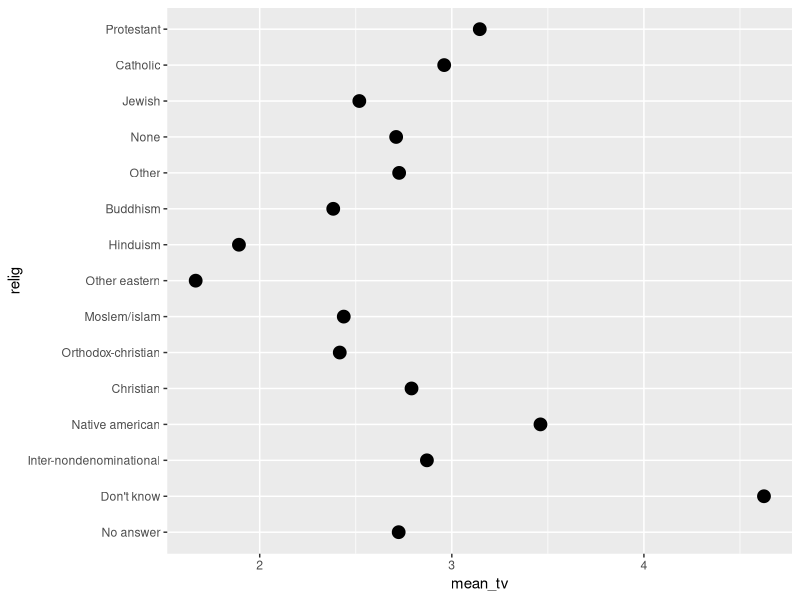
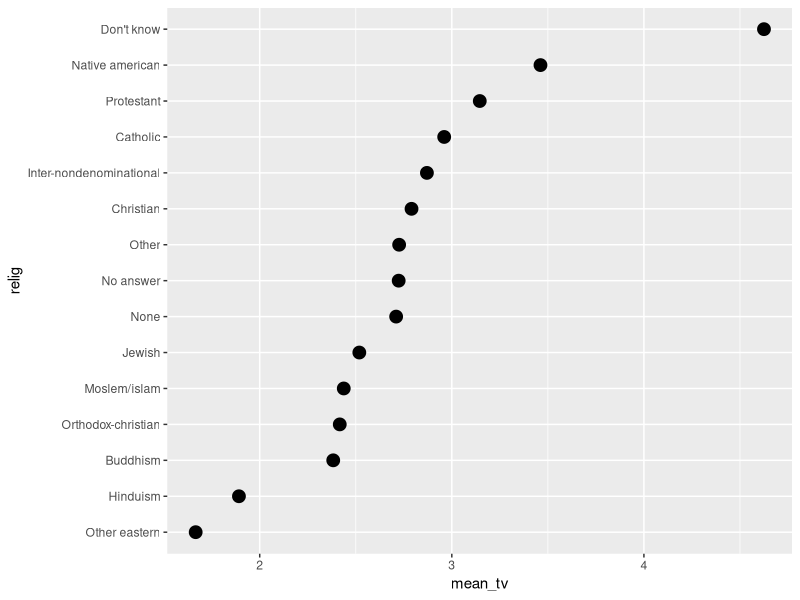
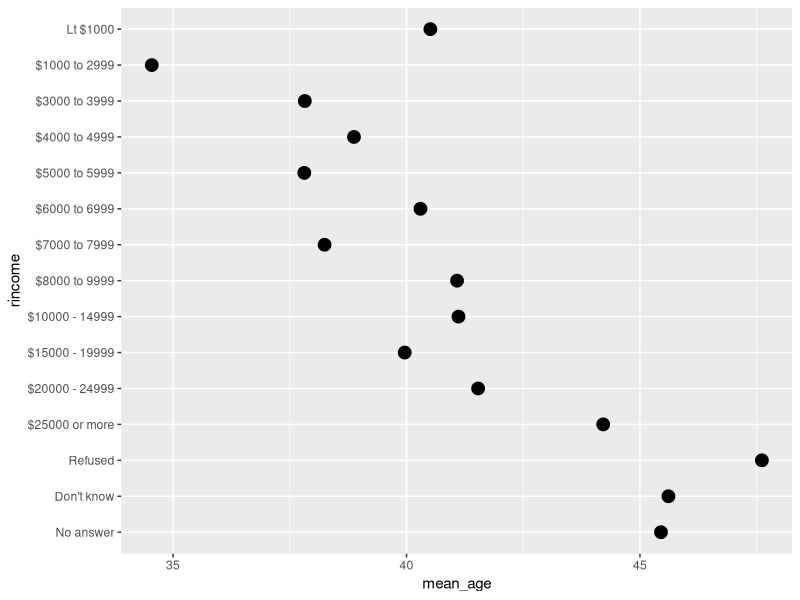
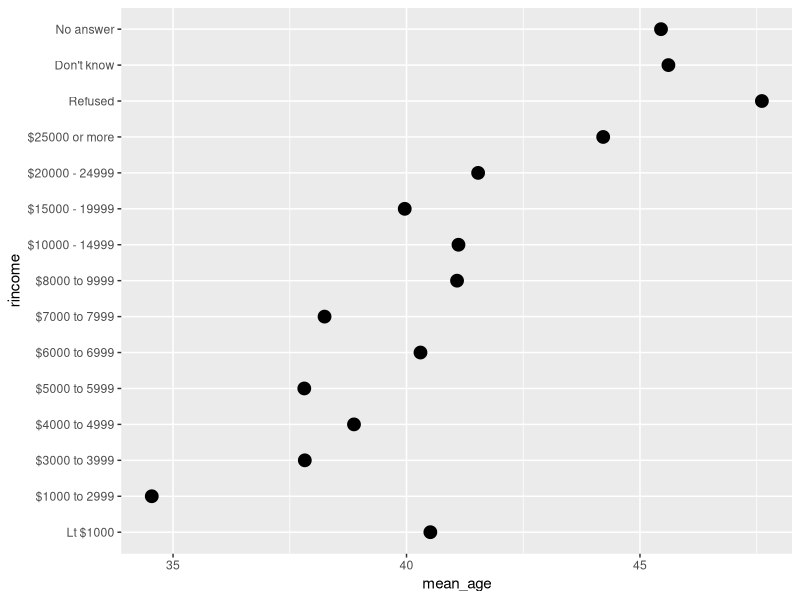
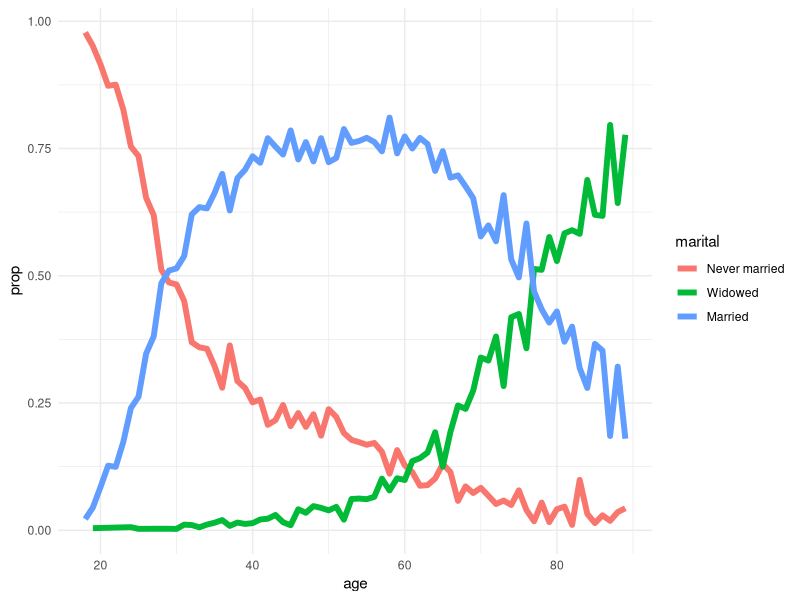
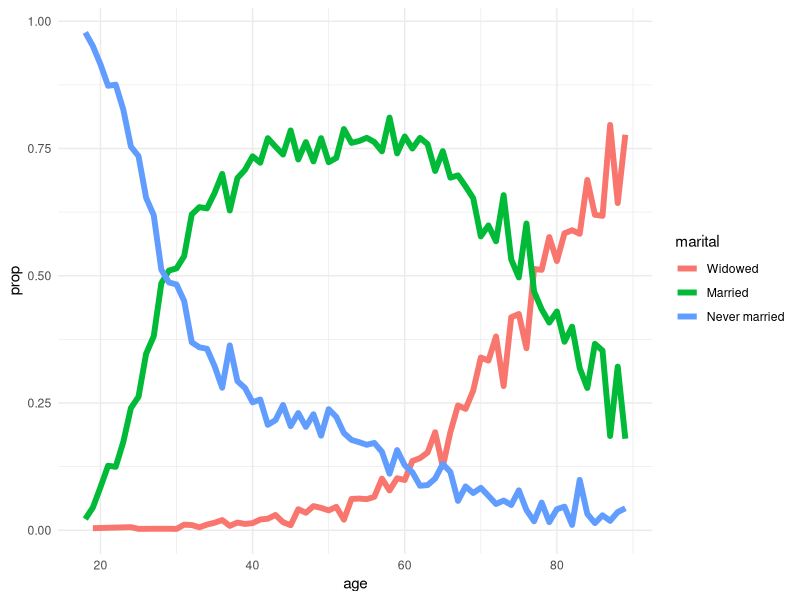

Source code (R) for these figures, in order:
# Factors and Categorical Variables with FORCATS()

# 1) Manually reordering
# 2) By the value of the factor
# 3) By the average value of another variable
# 4) By reversing the order
# 5) Order factor levels by the frequency of the values of that variable
# 6) Manually recoding factors
# 7) By collapsing
# 8) By lumping
# 9) Reordering a factor y by its value corresponding to the largest x value

library(tidyverse)
library(forcats)
library(patchwork)

view(gss_cat)
glimpse(gss_cat)

# 1) Manually reordering
unique(gss_cat$race)
gss_cat %>%
  pull(race) %>% #pulls out the variable race as vector
  unique()

# 2) By the value of the factor
count(gss_cat, race, sort = T)
gss_cat %>%
  count(race)

gss_cat %>%
  pull(race) %>%
  levels()

gss_cat %>%
  select(race) %>%
  table()

gss_cat %>%
  mutate(race=fct_drop(race))%>%
  pull(race)%>%
  levels()

# 3) By the average value of another variable
# Order factor levels by the value 
# of another numeric variable
gss_cat %>%
  drop_na(tvhours)%>%
  group_by(relig)%>%
  summarise(mean_tv=mean(tvhours))%>%
  ggplot(aes(mean_tv,relig))+
  geom_point(size=4)

gss_cat %>%
  drop_na(tvhours)%>%
  group_by(relig)%>%
  summarise(mean_tv=mean(tvhours))%>%
  mutate(relig=fct_reorder(relig,mean_tv))%>%
  ggplot(aes(mean_tv,relig))+
  geom_point(size=4)
# with fct_reorder() relig is reordered based on the mean_tv value


# 4) By reversing the order
gss_cat %>%
  drop_na(age)%>%
  filter(rincome!="Not applicable")%>%
  group_by(rincome)%>%
  summarise(mean_age=mean(age))%>%
  ggplot(aes(mean_age,rincome))+
  geom_point(size=4)

gss_cat %>%
  drop_na(age)%>%
  filter(rincome!="Not applicable")%>%
  group_by(rincome)%>%
  summarise(mean_age=mean(age))%>%
  mutate(rincome=fct_rev(rincome))%>%
  ggplot(aes(mean_age,rincome))+
  geom_point(size=4)


# 5) Order factor levels by the frequency of the values of that variable
gss_cat%>%
  count(marital)

gss_cat %>%
  mutate(marital=fct_infreq(marital))%>%
  count(marital)

gss_cat %>%
  mutate(marital=fct_infreq(marital))%>%
  mutate(marital = fct_rev(marital)) %>%
  count(marital)


# 6) Manually recoding factors
gss_cat %>%
  mutate(partyid=fct_recode(partyid,
                             "Republican, strong"="Strong republican",
                             "Republican, weak"="Not str republican",
                             "Independent, near rep"="Ind,near rep",
                             "Independent, near dem"="Ind,near dem",
                             "Democrat, weak"="Not str democrat",
                             "Democrat, strong"="Strong democrat",
                             "Other"="No answer",
                             "Other"="Don't know",
                             "Other"="Other party")) %>%
  count(partyid)


# 7) By collapsing
gss_cat %>%
  mutate(partyid = fct_collapse(partyid,
                                other=c("No answer", "Don't know", "Other party"),
                                rep=c("Strong republican", "Not str republican"),
                                ind=c("Ind,near rep", "Independent", "Ind,near dem"),
                                dem=c("Not str democrat", "Strong democrat"))) %>%
  count(partyid)


# 8) By lumping
# Lumping into "other
gss_cat %>%
  count(relig, sort=T)

gss_cat%>%
  mutate(relig=fct_lump(relig,n=2))%>%
  count(relig)
# keeps the two observations with the highest count
# and groups the rest in "Other"


# 9) Reordering a factor y by its value corresponding to the largest x value
gss_cat %>%
  filter(!is.na(age))%>%
  filter(marital %in% c("Never married",
                        "Married",
                        "Widowed"))%>%
  count(age, marital)%>%
  group_by(age)%>%
  mutate(prop=n/sum(n))%>%
  ggplot(aes(age,prop,colour = marital))+
  geom_line(size=2,na.rm = TRUE)+
  theme_minimal()

gss_cat %>%
  filter(!is.na(age))%>%
  filter(marital %in% c("Never married",
                        "Married",
                        "Widowed"))%>%
  count(age, marital)%>%
  group_by(age)%>%
  mutate(prop=n/sum(n))%>%
  mutate(marital=fct_reorder2(marital,age,prop))%>%
  mutate(marital=fct_rev(marital))%>%
  ggplot(aes(age,prop,colour = marital))+
  geom_line(size=2,na.rm = TRUE)+
  theme_minimal()
